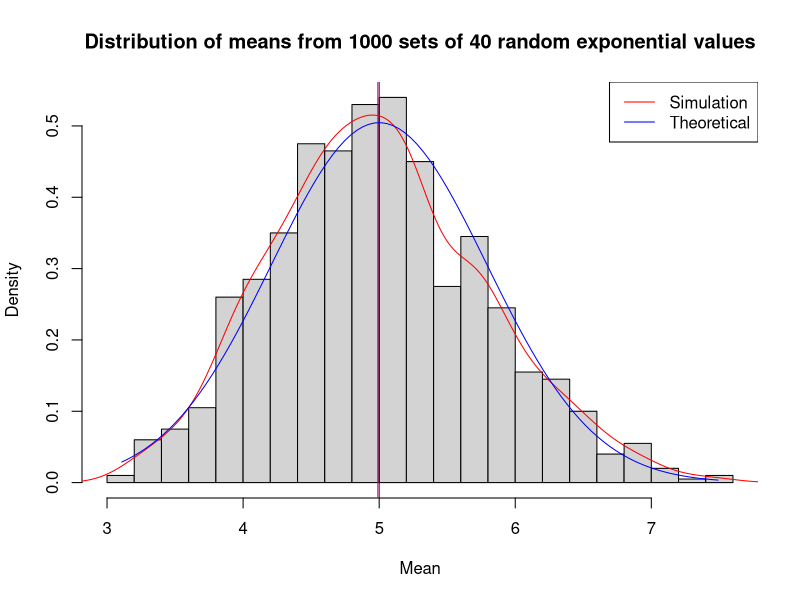
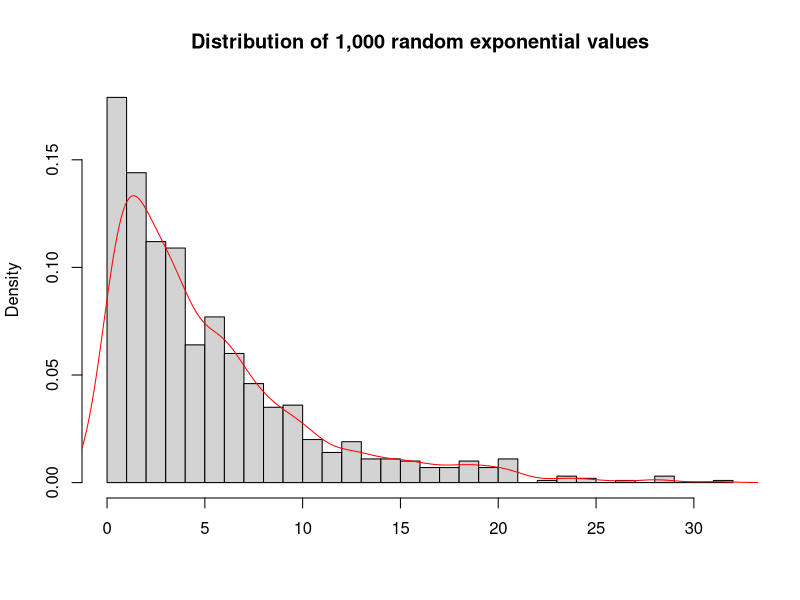

The R source for these figures, in order:
## ---- chunk 1
set.seed(1)
mns <- NULL
for (i in 1:1000) mns <- c(mns, mean(rexp(40, 0.2)))
str(mns)
## ---- chunk 2
1/0.2
## ---- chunk 3
mean(mns)
## ---- chunk 4
1/(0.2^2*40)
## ---- chunk 5
var(mns)
## ---- chunk 6
hist(mns, breaks=25, prob=T, main='Distribution of means from 1000 sets of 40 random exponential values', xlab='Mean')
abline(v=1/0.2, col='blue')
abline(v=mean(mns), col='red')
lines(density(mns), col='red')

# Draw a normal distribution density with mean=1/lambda and sd=1/lambda/sqrt(n)
x <- seq(min(mns), max(mns), length=100)
y <- dnorm(x, mean=1/0.2, sd=1/0.2/sqrt(40))
lines(x, y, col='blue')
legend('topright', c('Simulation','Theoretical'), lty=1, col=c('red','blue'))
## ---- chunk 7
set.seed(2)
exp <- rexp(1000, 0.2)
hist(exp, breaks=25, prob=T, main='Distribution of 1,000 random exponential values', xlab='')
lines(density(exp), col='red')
